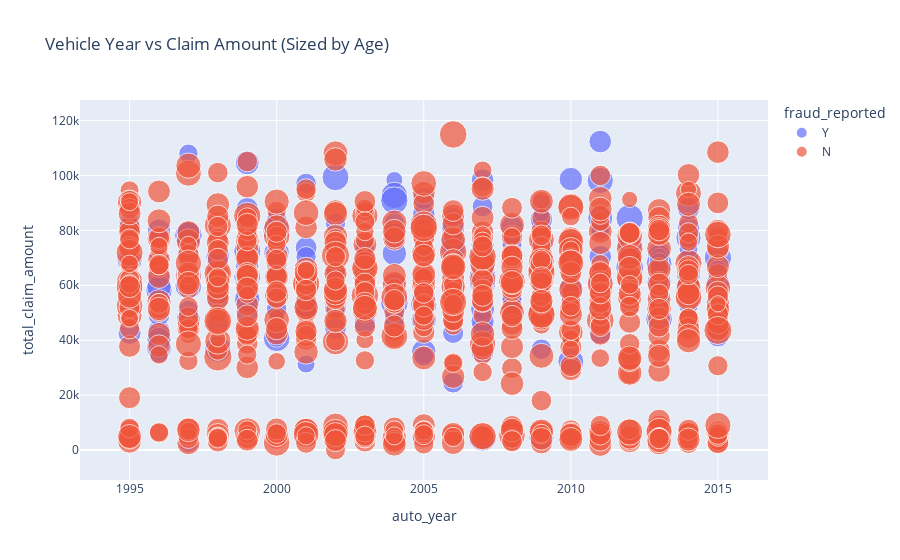

Notebook source saved alongside this figure:
### Code cell
# Convert relevant columns to Pandas
scatter_df = df.select("auto_year", "total_claim_amount", "age", "fraud_reported").toPandas()

# Plot
fig = px.scatter(
    scatter_df, 
    x="auto_year", 
    y="total_claim_amount", 
    color="fraud_reported", 
    size="age", 
    title="Vehicle Year vs Claim Amount (Sized by Age)"
)
fig.show()

### Figure 1 — Plotly figure (JSON) as saved in the notebook; plotly's stock layout.template omitted (floating-point values rounded to 4 significant figures; data arrays with more than 128 entries replaced by an {"elided": "..."} marker saying what was removed)
{"data": [{"hovertemplate": "fraud_reported=Y<br>auto_year=%{x}<br>total_claim_amount=%{y}<br>age=%{marker.size}<extra></extra>", "legendgroup": "Y", "marker": {"color": "#636efa", "size": {"elided": "247 int values"}, "sizemode": "area", "sizeref": 0.16, "symbol": "circle"}, "mode": "markers", "name": "Y", "orientation": "v", "showlegend": true, "type": "scatter", "x": {"elided": "247 int values"}, "xaxis": "x", "y": {"elided": "247 int values"}, "yaxis": "y"}, {"hovertemplate": "fraud_reported=N<br>auto_year=%{x}<br>total_claim_amount=%{y}<br>age=%{marker.size}<extra></extra>", "legendgroup": "N", "marker": {"color": "#EF553B", "size": {"elided": "753 int values"}, "sizemode": "area", "sizeref": 0.16, "symbol": "circle"}, "mode": "markers", "name": "N", "orientation": "v", "showlegend": true, "type": "scatter", "x": {"elided": "753 int values"}, "xaxis": "x", "y": {"elided": "753 int values"}, "yaxis": "y"}], "layout": {"legend": {"itemsizing": "constant", "title": {"text": "fraud_reported"}, "tracegroupgap": 0}, "title": {"text": "Vehicle Year vs Claim Amount (Sized by Age)"}, "xaxis": {"anchor": "y", "domain": [0, 1], "title": {"text": "auto_year"}}, "yaxis": {"anchor": "x", "domain": [0, 1], "title": {"text": "total_claim_amount"}}}}
